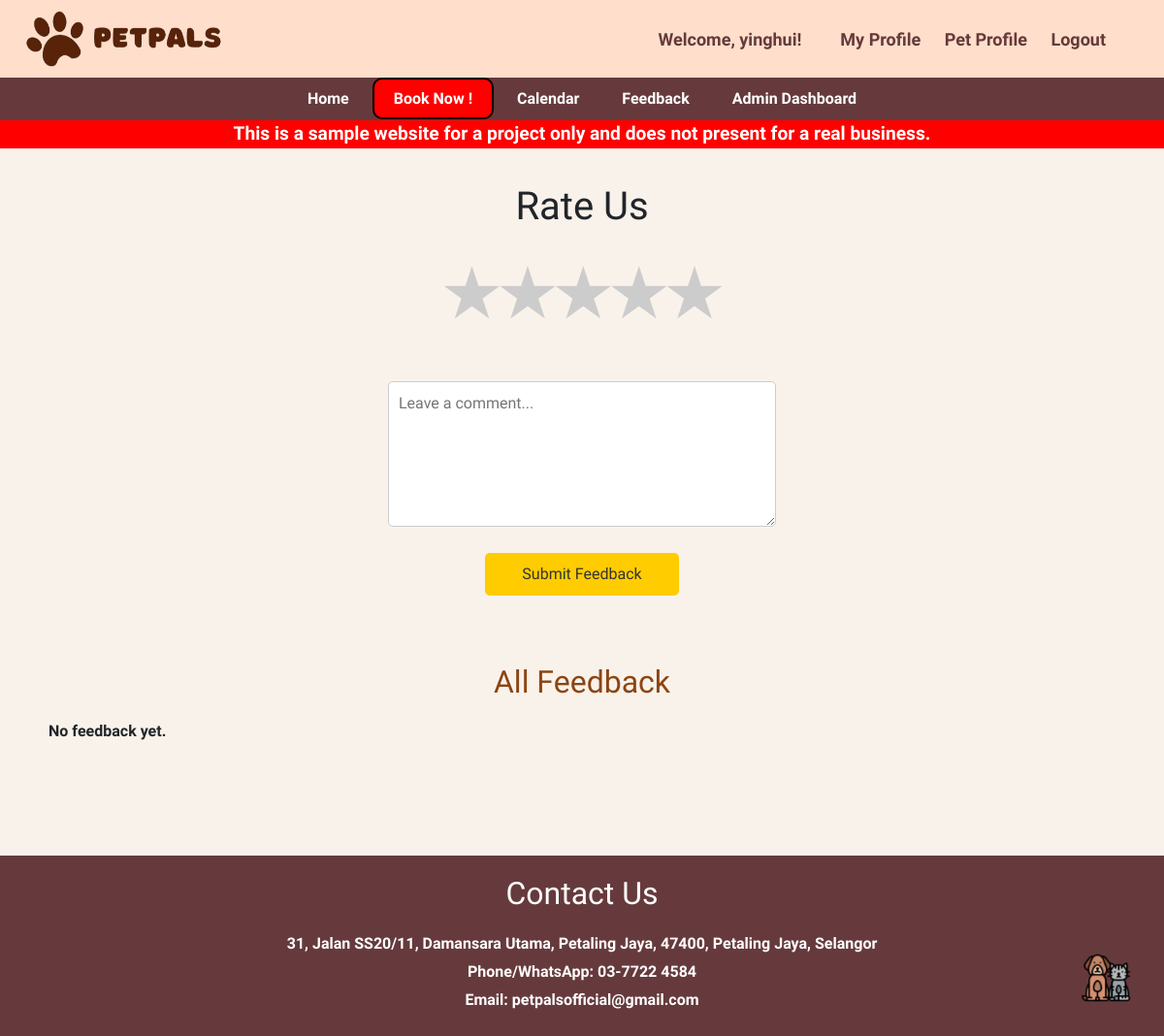
The page /feedback/ (signed in) on the database as committed earlier.
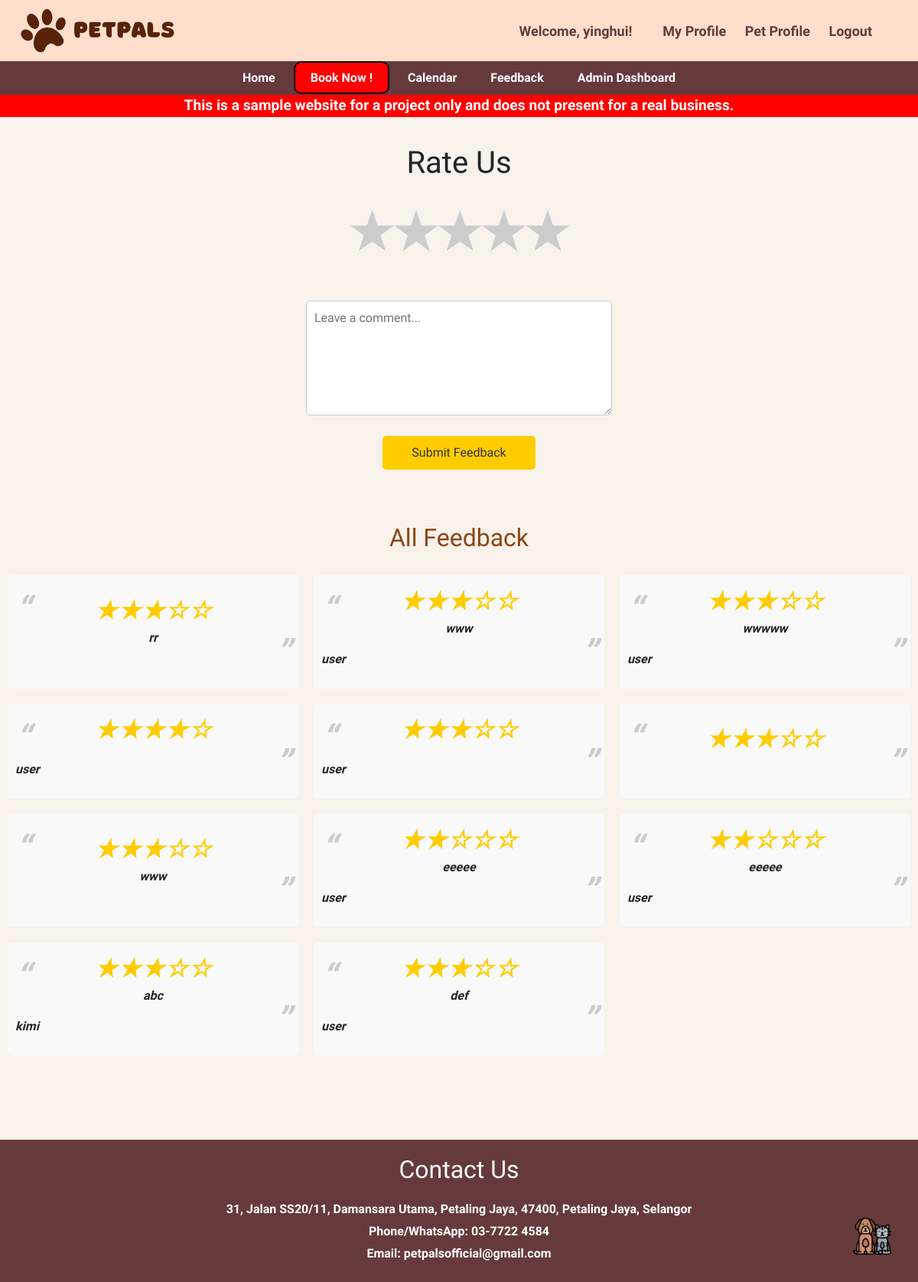
The same page on the database as committed later.
### main/models.py (models this page shows, shortened)
class Feedback(models.Model):
    owner = models.ForeignKey(Owner, null=True, on_delete=models.CASCADE)
    rating = models.IntegerField()
    comment = models.TextField(blank=True, null=True)

class Owner(models.Model):
    user = models.OneToOneField(User, on_delete=models.CASCADE)
    phone_number = models.CharField(max_length=15, blank=True)
    email = models.EmailField(blank=True)

### main/views.py (the view, shortened to what this page needs)
# urls.py: path('feedback/', views.feedback, name='feedback'),
def feedback(request):
    feedback = Feedback.objects.all()
    feedback = Feedback.objects.all()
    return render(request, 'feedback.html',{'feedback': feedback})

### main/templates/feedback.html (shortened to what this page needs)
{% extends 'base.html' %}
{% load static %}
{% block content %}
<!DOCTYPE html>
<html lang="en">
<head>
</head>
<body>
{% if request.user.is_staff %}
    <div class="star-rating">
        <h1>Rate Us</h1>
        <div class="stars">
            <span class="star" data-value="1">&#9733;</span>
            <span class="star" data-value="2">&#9733;</span>
            <span class="star" data-value="3">&#9733;</span>
            <span class="star" data-value="4">&#9733;</span>
            <span class="star" data-value="5">&#9733;</span>
        </div>
        <textarea id="comment" placeholder="Leave a comment..."></textarea>
        <div>
            <button id="submit-rating">Submit Feedback</button>
        </div>
    </div>
    <div class="feedback-list">
        <h2>All Feedback</h2>
        <div class="feedback-items">
            {% for feedback in feedback %}
                <div class="feedback-item">
                    <div class="star-display">
                        {% for i in "12345" %}
                            {% if i <= feedback.rating|stringformat:"s" %}
                                <span class="starc">&#9733;</span>
                            {% else %}
                                <span class="starc">&#9734;</span>
                            {% endif %}
                        {% endfor %}
                    </div>
                    <p>{{ feedback.comment }}</p>
                    <p style="text-align: left;">{{ feedback.owner.user.username }}</p>
                </div>
            {% empty %}
                <p style="margin-left: 50px;">No feedback yet.</p>
            {% endfor %}
        </div>
    </div>
{% endif %}
</body>
</html>
{% endblock %}

Rows that differ between the two databases and show on the page:
added Feedback: rating 3 (drawn), comment "rr"
added Feedback: rating 3 (drawn), comment "www", owner.user.username "user"
added Feedback: rating 3 (drawn), comment "wwwww", owner.user.username "user"
added Feedback: rating 4 (drawn), owner.user.username "user"
added Feedback: rating 3 (drawn), owner.user.username "user"
added Feedback: rating 3 (drawn)
added Feedback: rating 3 (drawn), comment "www"
added Feedback: rating 2 (drawn), comment "eeeee", owner.user.username "user"
added Feedback: rating 2 (drawn), comment "eeeee", owner.user.username "user"
added Feedback: rating 3 (drawn), comment "abc", owner.user.username "kimi"
added Feedback: rating 3 (drawn), comment "def", owner.user.username "user"
Other text that changed with them:
text no longer shown: "No feedback yet."
